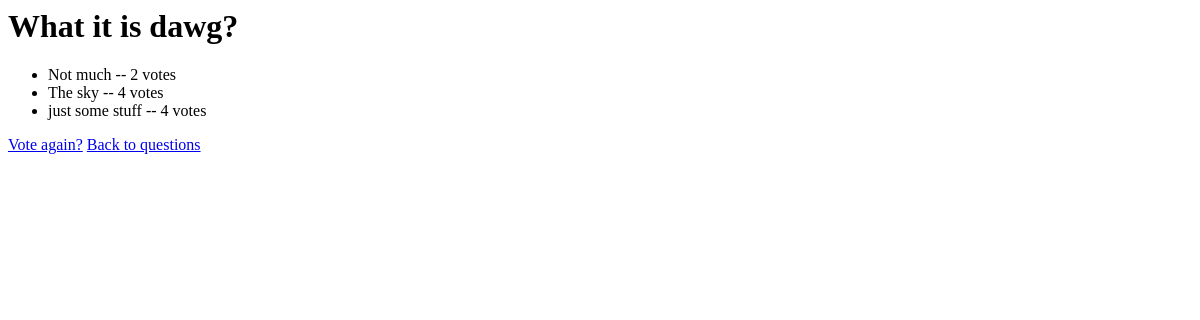
/polls/1/results/, run on an earlier commit of the app's database.
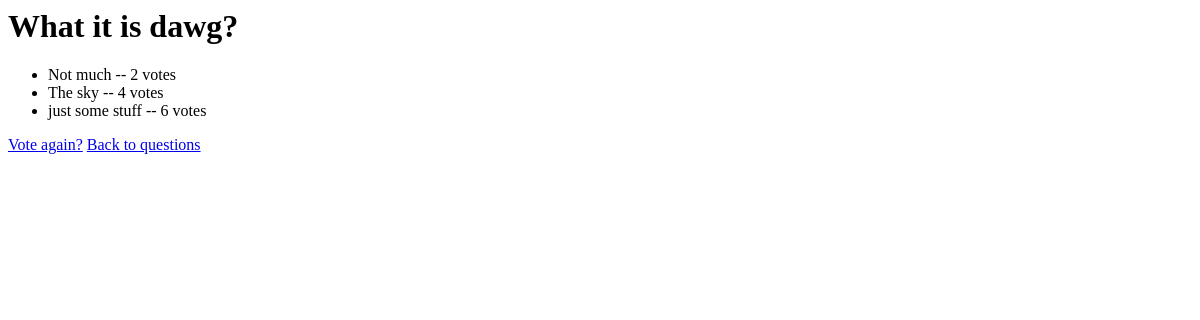
And on a later commit of the database.
### polls/models.py (models this page shows, shortened)
class Choice(models.Model):
    question = models.ForeignKey(Question)
    choice_text = models.CharField(max_length=200)
    votes = models.IntegerField(default=0)

### polls/views.py (the view)
# urls.py: url(r'^(?P<pk>\d+)/results/$', views.ResultsView.as_view(), name='results'),
class ResultsView(generic.DetailView):
    model = Question
    template_name = 'polls/results.html'

### polls/templates/polls/results.html
<h1>{{ question.question_text }}</h1>
<ul>
  {% for choice in question.choice_set.all %}
    <li>{{ choice.choice_text }} -- {{ choice.votes }} vote{{ choice.votes|pluralize}}</li>
  {% endfor %}
</ul>
<a href="{% url 'polls:detail' question.id %}">Vote again?</a>
<a href="{% url 'polls:index' %}">Back to questions</a>

What changed in the data, as far as the page shows it:
changed Choice "just some stuff": votes "4" → "6"
